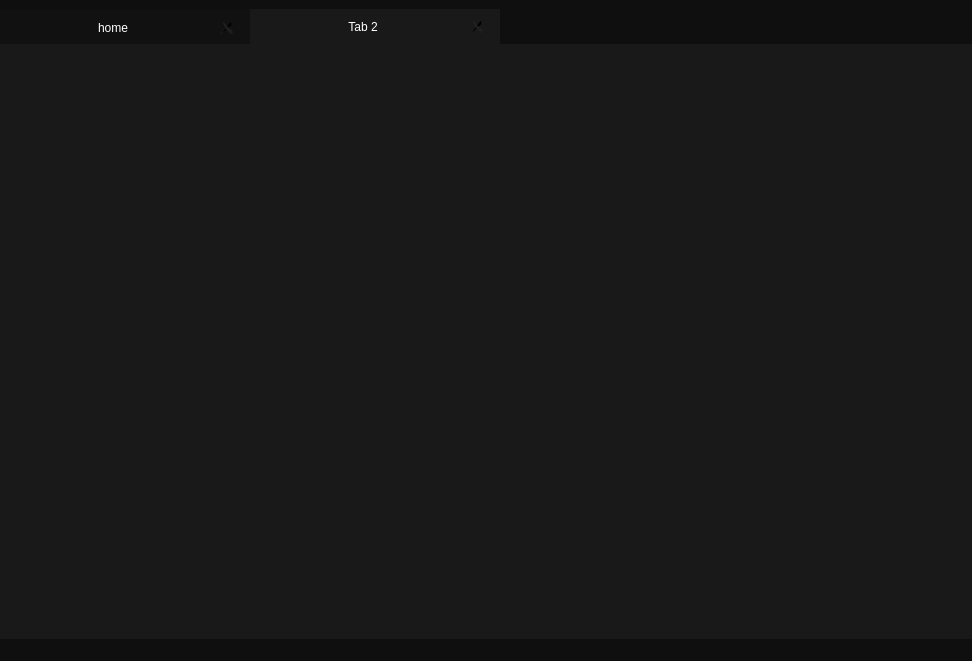
<?xml version="1.0" encoding="UTF-8"?>
<ui version="4.0">
 <class>MainWindow</class>
 <widget class="QMainWindow" name="MainWindow">
  <property name="geometry">
   <rect>
    <x>0</x>
    <y>0</y>
    <width>972</width>
    <height>661</height>
   </rect>
  </property>
  <property name="sizePolicy">
   <sizepolicy hsizetype="Expanding" vsizetype="Expanding">
    <horstretch>0</horstretch>
    <verstretch>0</verstretch>
   </sizepolicy>
  </property>
  <property name="windowTitle">
   <string>MainWindow</string>
  </property>
  <property name="styleSheet">
   <string notr="true">*{
	padding:0px;
	background:rgb(15,15,15);
	color:white;
}
QPushButton{
	border:none;
	font-size:18px;
     padding:5px;
      background: transparent;
      border: 0px solid black;
}</string>
  </property>
  <property name="documentMode">
   <bool>false</bool>
  </property>
  <property name="tabShape">
   <enum>QTabWidget::TabShape::Rounded</enum>
  </property>
  <widget class="QWidget" name="centralwidget">
   <property name="sizePolicy">
    <sizepolicy hsizetype="Expanding" vsizetype="Expanding">
     <horstretch>0</horstretch>
     <verstretch>0</verstretch>
    </sizepolicy>
   </property>
   <layout class="QVBoxLayout" name="verticalLayout_2">
    <property name="spacing">
     <number>0</number>
    </property>
    <property name="sizeConstraint">
     <enum>QLayout::SizeConstraint::SetDefaultConstraint</enum>
    </property>
    <property name="leftMargin">
     <number>0</number>
    </property>
    <property name="rightMargin">
     <number>0</number>
    </property>
    <property name="bottomMargin">
     <number>0</number>
    </property>
    <item>
     <layout class="QVBoxLayout" name="verticalLayout">
      <property name="sizeConstraint">
       <enum>QLayout::SizeConstraint::SetFixedSize</enum>
      </property>
      <item>
       <widget class="QTabWidget" name="tabWidget">
        <property name="acceptDrops">
         <bool>false</bool>
        </property>
        <property name="layoutDirection">
         <enum>Qt::LayoutDirection::LeftToRight</enum>
        </property>
        <property name="styleSheet">
         <string notr="true">QTabBar::tab:selected{
	background:rgb(25,25,25);
	
}
QTabBar::tab {
	color:white;
	width:250px;
	height:35px;
	background:rgb(17,17,17);
}
QWidget{
	background:rgb(25,25,25);
}
QTabWidget::pane {
        border: 0px;
        margin: 0px;
        padding: 0px;
}
QTabBar::close-button {
 image: url(&quot;:/img/img/close.png&quot;);
 }</string>
        </property>
        <property name="tabPosition">
         <enum>QTabWidget::TabPosition::North</enum>
        </property>
        <property name="tabShape">
         <enum>QTabWidget::TabShape::Rounded</enum>
        </property>
        <property name="currentIndex">
         <number>1</number>
        </property>
        <property name="tabsClosable">
         <bool>true</bool>
        </property>
        <property name="movable">
         <bool>true</bool>
        </property>
        <property name="tabBarAutoHide">
         <bool>false</bool>
        </property>
        <widget class="QWidget" name="tab">
         <attribute name="icon">
          <iconset theme="camera-web"/>
         </attribute>
         <attribute name="title">
          <string>home</string>
         </attribute>
        </widget>
        <widget class="QWidget" name="tab_2">
         <attribute name="title">
          <string>Tab 2</string>
         </attribute>
        </widget>
       </widget>
      </item>
     </layout>
    </item>
   </layout>
  </widget>
  <widget class="QMenuBar" name="menubar">
   <property name="geometry">
    <rect>
     <x>0</x>
     <y>0</y>
     <width>972</width>
     <height>21</height>
    </rect>
   </property>
  </widget>
  <widget class="QStatusBar" name="statusbar"/>
 </widget>
 <resources/>
 <connections/>
</ui>
